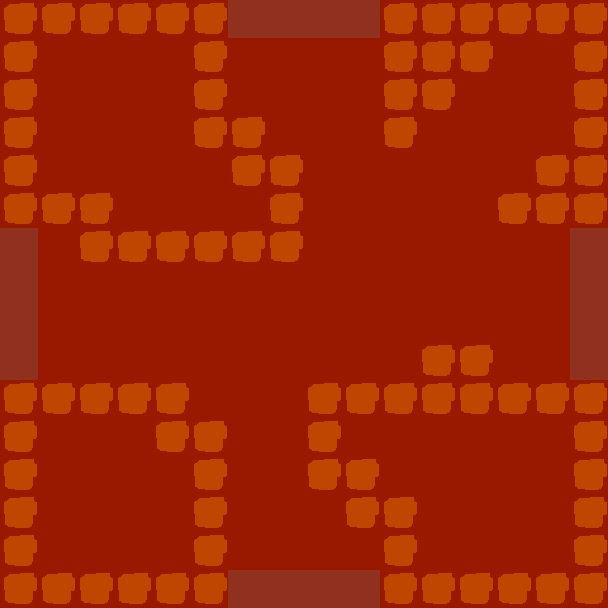

A 2D game scene composited from a Tiled map and its tileset images. What follows is a short description and the map's XML, with every tile layer's data as written:
An orthogonal 16x16 tile map with 38x38 px tiles, 2 tile layers (background, walls).

<map version="1.10" tiledversion="1.10.2" orientation="orthogonal" renderorder="right-down" width="16" height="16" tilewidth="38" tileheight="38" infinite="0" nextlayerid="3" nextobjectid="1">
 <tileset firstgid="1" source="deltaworld.tsx" />
 <layer id="1" name="background" width="16" height="16">
  <data encoding="csv">
8,8,8,8,8,8,9,9,9,9,8,8,8,8,8,8,
8,8,8,8,8,8,8,8,8,8,8,8,8,8,8,8,
8,8,8,8,8,8,8,8,8,8,8,8,8,8,8,8,
8,8,8,8,8,8,8,8,8,8,8,8,8,8,8,8,
8,8,8,8,8,8,8,8,8,8,8,8,8,8,8,8,
8,8,8,8,8,8,8,8,8,8,8,8,8,8,8,8,
9,8,8,8,8,8,8,8,8,8,8,8,8,8,8,9,
9,8,8,8,8,8,8,8,8,8,8,8,8,8,8,9,
9,8,8,8,8,8,8,8,8,8,8,8,8,8,8,9,
9,8,8,8,8,8,8,8,8,8,8,8,8,8,8,9,
8,8,8,8,8,8,8,8,8,8,8,8,8,8,8,8,
8,8,8,8,8,8,8,8,8,8,8,8,8,8,8,8,
8,8,8,8,8,8,8,8,8,8,8,8,8,8,8,8,
8,8,8,8,8,8,8,8,8,8,8,8,8,8,8,8,
8,8,8,8,8,8,8,8,8,8,8,8,8,8,8,8,
8,8,8,8,8,8,9,9,9,9,8,8,8,8,8,8
</data>
 </layer>
 <layer id="2" name="walls" width="16" height="16">
  <data encoding="csv">
7,7,7,7,7,7,0,0,0,0,7,7,7,7,7,7,
7,0,0,0,0,7,0,0,0,0,7,7,7,0,0,7,
7,0,0,0,0,7,0,0,0,0,7,7,0,0,0,7,
7,0,0,0,0,7,7,0,0,0,7,0,0,0,0,7,
7,0,0,0,0,0,7,7,0,0,0,0,0,0,7,7,
7,7,7,0,0,0,0,7,0,0,0,0,0,7,7,7,
0,0,7,7,7,7,7,7,0,0,0,0,0,0,0,0,
0,0,0,0,0,0,0,0,0,0,0,0,0,0,0,0,
0,0,0,0,0,0,0,0,0,0,0,0,0,0,0,0,
0,0,0,0,0,0,0,0,0,0,0,7,7,0,0,0,
7,7,7,7,7,0,0,0,7,7,7,7,7,7,7,7,
7,0,0,0,7,7,0,0,7,0,0,0,0,0,0,7,
7,0,0,0,0,7,0,0,7,7,0,0,0,0,0,7,
7,0,0,0,0,7,0,0,0,7,7,0,0,0,0,7,
7,0,0,0,0,7,0,0,0,0,7,0,0,0,0,7,
7,7,7,7,7,7,0,0,0,0,7,7,7,7,7,7
</data>
 </layer>
</map>
